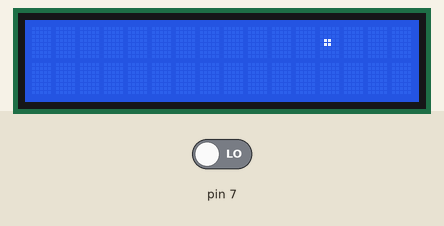
Simulated run of this sketch. Board: Arduino Mega 2560, built with avr-gcc and run on an emulated ATmega2560. Shown: 16×2 character LCD. Inputs (shaded band) come from the test bench; at power-on: pin 7 LOW. Random numbers use the default seed unless the sketch sets one.

Above: at 1.2 s.
1.3 s: pin 7 driven HIGH
At 1.63 s:
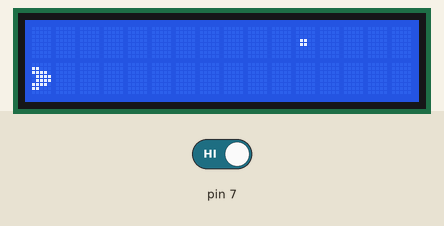
3.9 s: pin 7 driven LOW
At 4.28 s:
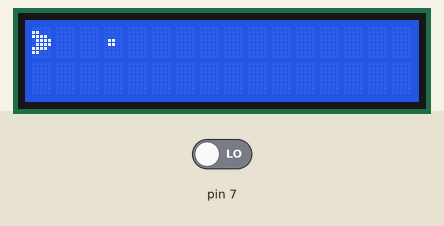
5.6 s: pin 7 driven HIGH
At 5.93 s:
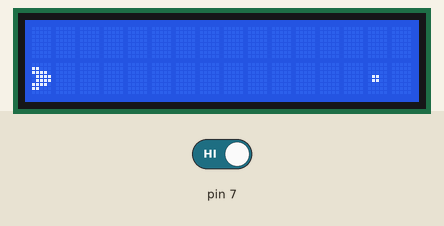
Timing chart, 0 to 8.6 s (numbered marks = the images above; inputs shaded):
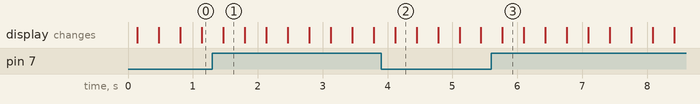

The sketch:

carro.ino
```cpp
/* LCD custom character demo */

// include the library code:
#include <LiquidCrystal.h>
int estado=0;
int bandera=0;
// initialize the library with the numbers of the interface pins
LiquidCrystal lcd(12, 11, 5, 4, 3, 2);

// make some custom characters:
byte carroDef[8] = {
   0b00000,
   0b11000,
   0b11110,
   0b01111,
   0b01111,
   0b11110,
   0b11000,
   0b00000
};

byte pillDef[8] = {
  0b00000,
  0b00000,
  0b00000,
  0b01100,
  0b01100,
  0b00000,
  0b00000,
  0b00000
};

const byte carro = 0x0;
const byte pill = 0x2;
const int del = 250;

int x = 15;
int y = 0;
int px = 0;
int py = 0;
int z ;
void setup() {

  lcd.createChar(0, carroDef);
  lcd.createChar(2, pillDef);
  lcd.begin(16, 2);
  pinMode(7,INPUT);
  lcd.write(carro);

}

void loop() {
  z=random(0,2);
  mover();
  anim();
  x--;
  if(x==-1){
    x=15;
  }

}


void fill()
{

  lcd.setCursor(15,z);
  lcd.write(pill);

}

// character animation
void anim()
{

  lcd.setCursor(px,py);
  lcd.write(" ");
  lcd.setCursor(x,z);
  lcd.write(pill);

  delay(del);

  px = x;
  py = z;
}

void mover()
{

  estado=digitalRead(7);
  delay(80);
  estado=digitalRead(7);
  if(estado == HIGH)
  {
    if(bandera==0)
    {
      bandera=1;
      lcd.setCursor(0,0);
      lcd.write(" ");
      lcd.setCursor(0,1);
      lcd.write(carro);
    }else{
      bandera=0;
      lcd.setCursor(0,1);
      lcd.write(" ");
       lcd.setCursor(0,0);
      lcd.write(carro);

    }
  }
}
```
